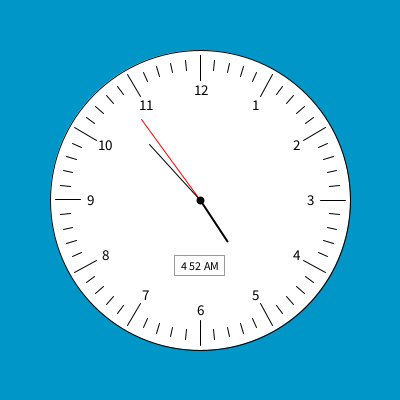
Frame 1 (no input)
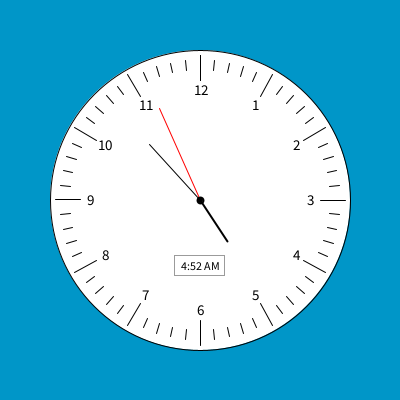
Frame 60 (the mouse pressed at the canvas centre just before this capture)
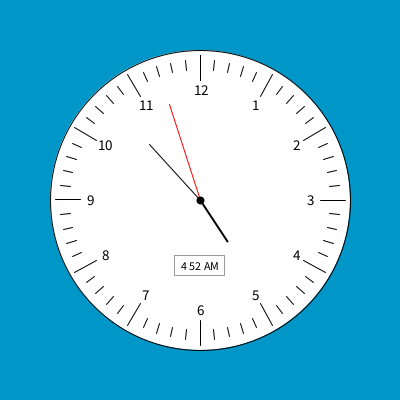
Frame 120 (the mouse held since frame 60 and released just before this capture)

The Processing sketch that drew these frames (run headless with seeded random() and noise(); from frame 60 on, the mouse is pressed at the canvas centre):

// Processing sketch: clock
// ── clock.pde
void setup() {
  size(400,400);
}

void draw() {
  // processing clock value = actual clock value - PI/2; -90 to 270 degrees
  float s = map(second(),0,60,-90,270);
  float m = map(minute(),0,60,-90,270);
  float h = map(hour(),0,12,-90,270);

  /* make the positions of the minute and hour hands proportional to the time passed
  ex: at 4:40 the hour hand will be closer to the 5 mark than the hour hand at 4:30
  let am = adjusted minute and ah = adjusted hour, both in degrees */
  float am = (second()/60.0)*6;
  float ah = (minute()/60.0)*30;
  
  // draw barebones clock
  background(0,150,200);
  stroke(0);
  strokeWeight(1);
  circle(200,200,300);
  
  // draw hour marks around the clock
  for(int i = -90; i <= 270; i += 30) {
    line(200+120*cos(radians(i)),200+120*sin(radians(i)),200+145*cos(radians(i)),200+145*sin(radians(i)));
  }  
  // draw minute marks around the clock
  for(int i = -90; i <= 270; i += 6) {
    // skip the hour marks
    if(i % 30 == 0) {continue;}
    line(200+130*cos(radians(i)),200+130*sin(radians(i)),200+140*cos(radians(i)),200+140*sin(radians(i)));
  }
  
  // draw numbers around the clock
  textSize(15);
  textAlign(CENTER);
  for(int i = -90, n = 0; i <= 270; i += 30, n++) {
    fill(0);
    if(n == 0) {continue;}
    text(str(n),201+110*cos(radians(i)),205+110*sin(radians(i)));
  }
  
  // write time on clock with blinks
  textSize(12);
  noFill();
  stroke(0,0,0,100);
  rect(174,255,50,20);
    // account for minute value less than 10
  String rm;
  if(minute() < 10) {
    rm = "0"+minute();
  } else {
    rm = str(minute());
  }
  if(second() % 2 == 0) {
    if(hour() == 0) {
      text("12:"+rm+" AM",200,270);
    } else if(hour() == 12) {
        text("12:"+rm+" PM",200,270);
    } else if(hour() >= 13) {
        text(str(hour()-12)+":"+rm+" PM",200,270);
    } else {
        text(str(hour())+":"+rm+" AM",200,270);
    }
  } else {
    if(hour() == 0) {
      text("12"+" "+rm+" AM",200,270);
    } else if(hour() == 12) {
        text("12"+" "+rm+" PM",200,270);
    } else if(hour() >= 13) {
        text(str(hour()-12)+" "+rm+" PM",200,270);
    } else {
        text(str(hour())+" "+rm+" AM",200,270);
    }
  }

  // draw second, minute, and hour hands
  stroke(255,0,0);
  line(200,200,200+100*cos(radians(s)),200+100*sin(radians(s)));
  stroke(0);
  line(200,200,200+75*cos(radians(m+am)),200+75*sin(radians(m+am)));
  strokeWeight(2);
  line(200,200,200+50*cos(radians(h+ah)),200+50*sin(radians(h+ah)));
  
  // draw center dot
  fill(0);
  circle(200,200,6);
  fill(255);
}
